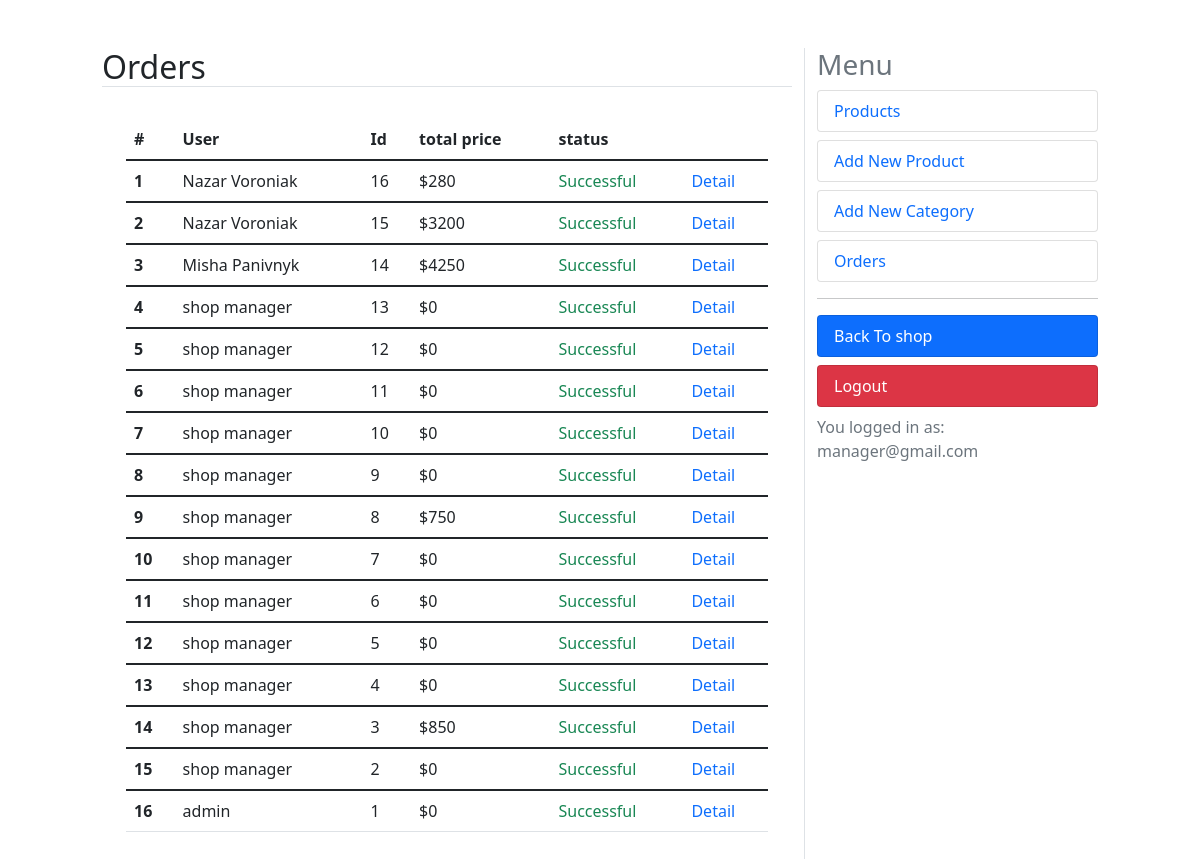
Page /dashboard/orders (signed in) on the committed database.
### orders/models.py (models this page shows, shortened)
class Order(models.Model):
    user = models.ForeignKey(User, on_delete=models.CASCADE, related_name='orders')
    created = models.DateTimeField(auto_now_add=True)
    updated = models.DateTimeField(auto_now=True)
    status = models.BooleanField(default=False)
    class Meta:
        ordering = ('-created',)
    @property
    def get_total_price(self):
        total = sum(item.get_cost() for item in self.items.all())
        return total

class OrderItem(models.Model):
    order = models.ForeignKey(Order, on_delete=models.CASCADE, related_name='items')
    product = models.ForeignKey(Product, on_delete=models.CASCADE, related_name='order_items')
    price = models.IntegerField()
    quantity = models.SmallIntegerField(default=1)
    def get_cost(self):
        return self.price * self.quantity

### accounts/models.py (models this page shows, shortened)
class User(AbstractBaseUser):
    email = models.EmailField(max_length=100, unique=True)
    full_name = models.CharField(max_length=100)
    is_admin = models.BooleanField(default=False)
    is_active = models.BooleanField(default=True)
    likes = models.ManyToManyField(Product, blank=True, related_name='likes')
    is_manager = models.BooleanField(default=False)
    objects = UserManager()
    USERNAME_FIELD = 'email'
    REQUIRED_FIELDS = ['full_name']

### dashboard/views.py (the view)
# urls.py: path('orders', views.orders, name='orders'),
@user_passes_test(is_manager)
@login_required
def orders(request):
    orders = Order.objects.all()
    context = {'title':'Orders', 'orders':orders}
    return render(request, 'orders.html', context)

### cart/utils/cart.py (called while the page is built)
    def __iter__(self):
        product_ids = self.cart.keys()
        products = Product.objects.filter(id__in=product_ids)
        cart = self.cart.copy()
        for product in products:
            cart[str(product.id)]['product'] = product
        for item in cart.values():
            item['total_price'] = int(item['price']) * int(item['quantity'])
            yield item

    def add_cart_session(self):
        cart = self.session.get(CART_SESSION_ID)
        if not cart:
            cart = self.session[CART_SESSION_ID] = {}
        return cart

### dashboard/views.py (called while the page is built)
def is_manager(user):
    try:
        if not user.is_manager:
            raise Http404
        return True
    except:
        raise Http404

### online_shop/context_processors.py (called while the page is built)
def return_cart(request):
    cart = len(list(Cart(request)))
    return {'cart_count': cart}

def return_categories(request):
    categories = Category.objects.all()
    return {'categories': categories}

### dashboard/templates/orders.html
{% extends "dashboard.html" %}
{% block content %}
<table class="table">
    <thead class="thead-dark">
      <tr>
        <th scope="col">#</th>
        <th scope="col">User</th>
        <th scope="col">Id</th>
        <th scope="col">total price</th>
        <th scope="col">status</th>
        <th scope="col"></th>
      </tr>
    </thead>
    {% for order in orders %}
    <tbody>
      <tr>
        <th scope="row">{{ forloop.counter }}</th>
        <td>{{ order.user.full_name }}</td>
        <td>{{ order.id }}</td>
        <td>${{ order.get_total_price }}</td>
        {% if order.status %}
            <td class="text-success">Successful</td>
        {% else %}
            <td class="text-danger">Canceled</td>
        {% endif %}
        <td><a href="{% url 'dashboard:order_detail' order.id %}" class="text-primary text-decoration-none">Detail</a></td>
      </tr>
    </tbody>
    {% endfor %}
  </table>
{% endblock %}

### dashboard/templates/dashboard.html (shortened to what this page needs)
<!DOCTYPE html>
<html lang="en">
<head>
    <link href="https://cdn.jsdelivr.net/npm/bootstrap@5.1.3/dist/css/bootstrap.min.css" rel="stylesheet">
</head>
<body>
    <div class="row mt-5">
        <div class="col-md-1"></div>
        <div class="col-md-7">
            <h2 class="border-bottom text-capitalize">{{ title }}</h2>
            <div class="p-4">
                {% block content %}{% endblock %}
            </div>
        </div>
        <div class="col-md-3 border-start">
            <h3 class="text-muted">Menu</h3>
            <a class="text-decoration-none" href="{% url 'dashboard:products' %}">
                <li class="rounded list-group-item  text-primary">Products</li>
            </a>
            <a class="text-decoration-none" href="{% url 'dashboard:add_product' %}">
                <li class="rounded list-group-item mt-2 text-primary">Add New Product</li>
            </a>
            <a class="text-decoration-none" href="{% url 'dashboard:add_category' %}">
                <li class="rounded list-group-item mt-2  text-primary">Add New Category</li>
            </a>
            <a class="text-decoration-none" href="{% url 'dashboard:orders' %}">
                <li class="rounded list-group-item mt-2  text-primary">Orders</li>
            </a>
            <hr>
            <a class="text-decoration-none" href="{% url 'shop:home_page' %}">
                <li class="rounded list-group-item bg-primary mt-2  text-white">Back To shop</li>
            </a>
            <a class="text-decoration-none" href="{% url 'accounts:user_logout' %}">
                <li class="rounded list-group-item bg-danger mt-2  text-white">Logout</li>
            </a>
            <div class="text-muted mt-2">You logged in as: {{ request.user.email }}</div>
        </div>
        <div class="col-md-1 "></div>
    </div>
</body>
</html>

### rows in the picture
Order: user.full_name "Nazar Voroniak", id "16", get_total_price "280", status "Successful"
Order: user.full_name "Nazar Voroniak", id "15", get_total_price "3200", status "Successful"
Order: user.full_name "Misha Panivnyk", id "14", get_total_price "4250", status "Successful"
Order: user.full_name "shop manager", id "13", get_total_price "0", status "Successful"
Order: user.full_name "shop manager", id "12", get_total_price "0", status "Successful"
Order: user.full_name "shop manager", id "11", get_total_price "0", status "Successful"
Order: user.full_name "shop manager", id "10", get_total_price "0", status "Successful"
Order: user.full_name "shop manager", id "9", get_total_price "0", status "Successful"
Order: user.full_name "shop manager", id "8", get_total_price "750", status "Successful"
Order: user.full_name "shop manager", id "7", get_total_price "0", status "Successful"
Order: user.full_name "shop manager", id "6", get_total_price "0", status "Successful"
Order: user.full_name "shop manager", id "5", get_total_price "0", status "Successful"
Order: user.full_name "shop manager", id "4", get_total_price "0", status "Successful"
Order: user.full_name "shop manager", id "3", get_total_price "850", status "Successful"
Order: user.full_name "shop manager", id "2", get_total_price "0", status "Successful"
Order: user.full_name "admin", id "1", get_total_price "0", status "Successful"
User: user.email "manager@gmail.com"

### other values in the picture
{{ title }} "Orders"
